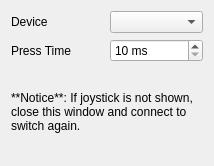
<?xml version="1.0" encoding="UTF-8"?>
<ui version="4.0">
 <class>Splatplost_USB_cfg</class>
 <widget class="QWidget" name="Splatplost_USB_cfg">
  <property name="geometry">
   <rect>
    <x>0</x>
    <y>0</y>
    <width>214</width>
    <height>166</height>
   </rect>
  </property>
  <property name="windowTitle">
   <string>Form</string>
  </property>
  <layout class="QGridLayout" name="gridLayout">
   <item row="0" column="0">
    <widget class="QLabel" name="label_2">
     <property name="text">
      <string>Device</string>
     </property>
    </widget>
   </item>
   <item row="1" column="1">
    <widget class="QSpinBox" name="press_ms">
     <property name="suffix">
      <string> ms</string>
     </property>
     <property name="prefix">
      <string/>
     </property>
     <property name="minimum">
      <number>10</number>
     </property>
     <property name="maximum">
      <number>200</number>
     </property>
     <property name="singleStep">
      <number>20</number>
     </property>
     <property name="value">
      <number>10</number>
     </property>
    </widget>
   </item>
   <item row="0" column="1">
    <widget class="QComboBox" name="serial_port"/>
   </item>
   <item row="1" column="0">
    <widget class="QLabel" name="label">
     <property name="text">
      <string>Press Time</string>
     </property>
    </widget>
   </item>
   <item row="2" column="0" colspan="2">
    <widget class="QLabel" name="label_3">
     <property name="text">
      <string>**Notice**: If joystick is not shown, close this window and connect to switch again. </string>
     </property>
     <property name="textFormat">
      <enum>Qt::MarkdownText</enum>
     </property>
     <property name="wordWrap">
      <bool>true</bool>
     </property>
    </widget>
   </item>
  </layout>
 </widget>
 <resources/>
 <connections/>
</ui>
